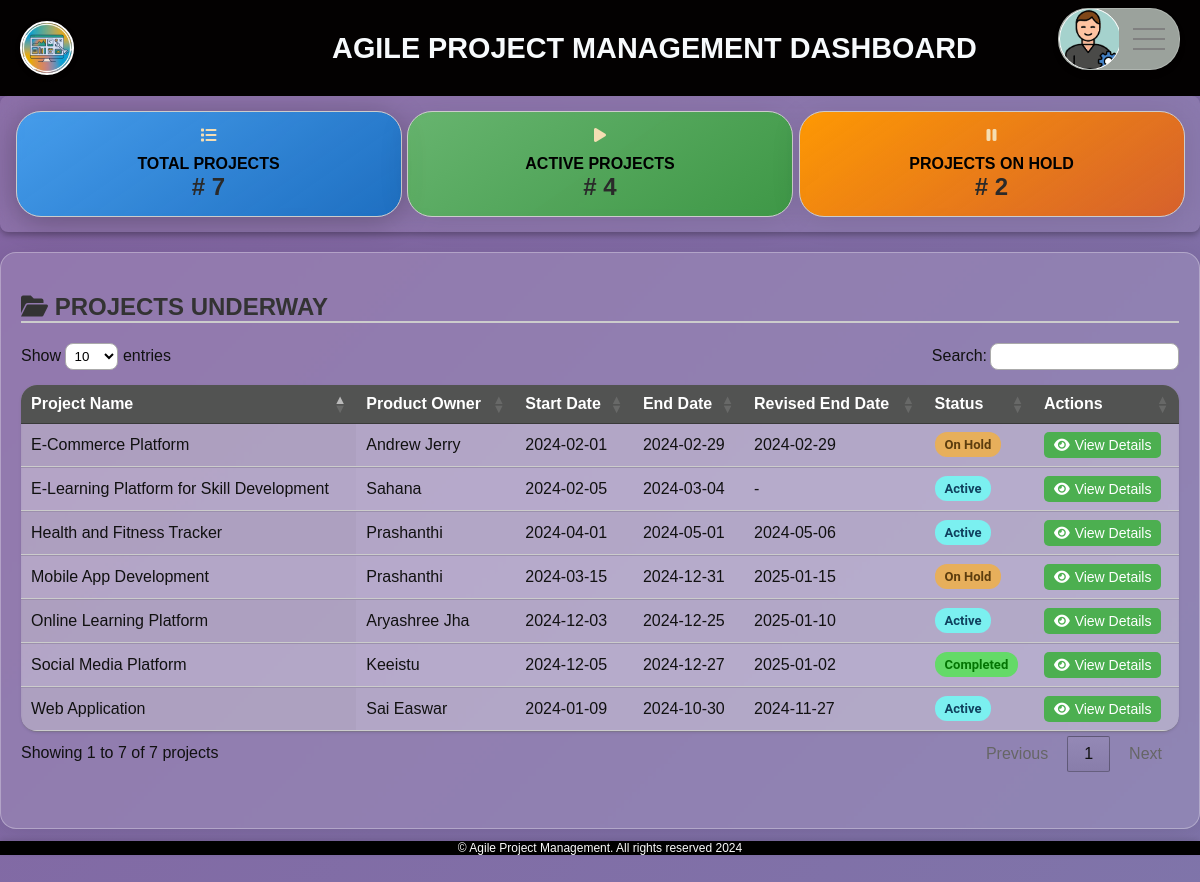
/ (signed in), run on the app's committed database.
### tables this page shows
CREATE TABLE "ProjectInfo" (
        ProjectID INTEGER PRIMARY KEY,
        ProjectName TEXT NOT NULL,
        ProductOwnerID INTEGER,
        StartDate DATE,
        EndDate DATE,
        RevisedEndDate DATE,
        Status TEXT,
        FOREIGN KEY (ProductOwnerID) REFERENCES ProductOwner(ProductOwnerID)
    );

CREATE TABLE ProductOwner (
        ProductOwnerID INT PRIMARY KEY,
        Name VARCHAR(100),
        Email VARCHAR(100),
        ContactNumber VARCHAR(20),
        Role TEXT DEFAULT 'Member'
    );

### app.py (the view)
@app.route('/')
@login_required
def dashboard():
    db = get_db()
    user_role = session.get('user_role', 'user')
    user_name = session.get('user_name', 'Guest')
    user_image = session.get('user_image', '/static/images/profile-user.png')
    total_projects = db.execute('SELECT COUNT(*) FROM ProjectInfo').fetchone()[0]
    active_projects = db.execute("SELECT COUNT(*) FROM ProjectInfo WHERE Status = 'Active'").fetchone()[0]
    on_hold_projects = db.execute("SELECT COUNT(*) FROM ProjectInfo WHERE Status = 'On Hold'").fetchone()[0]
    stats = {"total_projects": total_projects, "active_projects": active_projects, "on_hold_projects": on_hold_projects}
    projects = db.execute('''
        SELECT p.ProjectID, p.ProjectName, p.StartDate, p.EndDate, p.RevisedEndDate, p.Status, po.Name
        FROM ProjectInfo p
        JOIN ProductOwner po ON p.ProductOwnerID = po.ProductOwnerID
    ''').fetchall()
    return render_template('dashboard.html', user_role=user_role, projects=projects, stats=stats)

### app.py (called while the page is built)
def get_db():
    db = getattr(g, '_database', None)
    if db is None:
        db = g._database = sqlite3.connect(DATABASE)
        db.row_factory = sqlite3.Row
        db.execute('PRAGMA journal_mode=WAL;')  # Enable WAL mode
    return db

@app.teardown_appcontext
def close_connection(exception):
    db = getattr(g, '_database', None)
    if db is not None:
        db.close()

@app.before_request
def set_user_role():
    session['user_role'] = session.get('user_role', 'user')
    session['user_name'] = session.get('user_name', 'Guest')

def login_required(f):
    @wraps(f)
    def decorated_function(*args, **kwargs):
        if 'logged_in' not in session or not session['logged_in']:
            flash('You need to log in first!', 'error')
            return redirect(url_for('login'))
        return f(*args, **kwargs)
    return decorated_function

### templates/dashboard.html (shortened to what this page needs)
<!DOCTYPE html>
<html lang="en">
<head>
    <link rel="stylesheet" href="/static/dashboard.css">
    <link rel="stylesheet" href="https://cdnjs.cloudflare.com/ajax/libs/font-awesome/6.0.0-beta3/css/all.min.css">
    <link href="https://cdnjs.cloudflare.com/ajax/libs/font-awesome/6.0.0-beta3/css/all.min.css" rel="stylesheet">
    <link rel="stylesheet" href="https://cdn.datatables.net/1.13.6/css/jquery.dataTables.min.css">
</head>
<body>
    <header>
        <div class="container">
            <img src="/static/logo.jpg" alt="Logo" class="header-logo">
            <h1>AGILE PROJECT MANAGEMENT DASHBOARD</h1>
            <div class="navigation">
                <div class="user-box">
                    <div class="image-box">
                        <img src="{{ session['user_image'] }}" alt="profile">
                    </div>
                </div>
                <div class="menu-toggle"></div>
                <ul class="menu">
                  </ul>
            </div>
        </div>
    </header>
    <section id="stats">
        <div class="stat total-projects">
            <i class="fas fa-list"></i><br>
            TOTAL PROJECTS<br><span># {{ stats.total_projects }}</span>
        </div>
        <div class="stat active-projects">
            <i class="fas fa-play"></i><br>
            ACTIVE PROJECTS<br><span># {{ stats.active_projects }}</span>
        </div>
        <div class="stat on-hold-projects">
            <i class="fas fa-pause"></i><br>
            PROJECTS ON HOLD<br><span># {{ stats.on_hold_projects }}</span>
        </div>
    </section>
    <section id="projects-table">
        <h2>
            <span class="icon-text">
                <i class="fas fa-folder-open"></i> PROJECTS UNDERWAY
            </span>
        </h2>
        <table id="projectsTable" class="display">
            <thead>
                <tr>
                    <th>Project Name</th>
                    <th>Product Owner</th>
                    <th>Start Date</th>
                    <th>End Date</th>
                    <th>Revised End Date</th>
                    <th>Status</th>
                    <th>Actions</th>
                </tr>
            </thead>
            <tbody>
                {% for project in projects %}
                <tr>
                    <td>{{ project.ProjectName }}</td>
                    <td>{{ project.Name }}</td>
                    <td>{{ project.StartDate }}</td>
                    <td>{{ project.EndDate }}</td>
                    <td>{{ project.RevisedEndDate or ' - ' }}</td>
                    <td>
                        <span class="status-badge
                            {% if project.Status == 'Active' %}status-active{% elif project.Status == 'On Hold' %}status-hold{% elif project.Status == 'Completed' %}status-completed{% endif %}">
                            {{ project.Status }}
                        </span>
                    </td>
                    <td>
                        <a href="/project/{{ project.ProjectID }}" class="action-button view">
                            <i class="fas fa-eye"></i> View Details
                        </a>
                    </td>
                </tr>
                {% endfor %}
            </tbody>
        </table>
    </section>
    <footer>
        <div class="footer-content">
            <p>&copy; Agile Project Management. All rights reserved 2024</p>
        </div>
    </footer>
</body>
</html>

### templates/dashboard.html (style rules this page uses)
.footer-content { background-color: black; color: #fff; text-align: center; bottom: 0; width: 100%; box-shadow: 0 -2px 5px rgba(0, 0, 0, 0.1); font-size: 12px; justify-content: center; left: 0; }

### data on the page
ProjectInfo: ProjectName "Web Application", Name "Sai Easwar", StartDate "2024-01-09", EndDate "2024-10-30", RevisedEndDate "2024-11-27", Status "Active"
ProjectInfo: ProjectName "E-Commerce Platform", Name "Andrew Jerry", StartDate "2024-02-01", EndDate "2024-02-29", RevisedEndDate "2024-02-29", Status "On Hold"
ProjectInfo: ProjectName "Mobile App Development", Name "Prashanthi", StartDate "2024-03-15", EndDate "2024-12-31", RevisedEndDate "2025-01-15", Status "On Hold"
ProjectInfo: ProjectName "Social Media Platform", Name "Keeistu", StartDate "2024-12-05", EndDate "2024-12-27", RevisedEndDate "2025-01-02", Status "Completed"
ProjectInfo: ProjectName "Online Learning Platform", Name "Aryashree Jha", StartDate "2024-12-03", EndDate "2024-12-25", RevisedEndDate "2025-01-10", Status "Active"
ProjectInfo: ProjectName "E-Learning Platform for Skill Development", Name "Sahana", StartDate "2024-02-05", EndDate "2024-03-04", RevisedEndDate "-", Status "Active"
ProjectInfo: ProjectName "Health and Fitness Tracker", Name "Prashanthi", StartDate "2024-04-01", EndDate "2024-05-01", RevisedEndDate "2024-05-06", Status "Active"

### other printed values
{{ stats.total_projects }} "7"
{{ stats.active_projects }} "4"
{{ stats.on_hold_projects }} "2"
